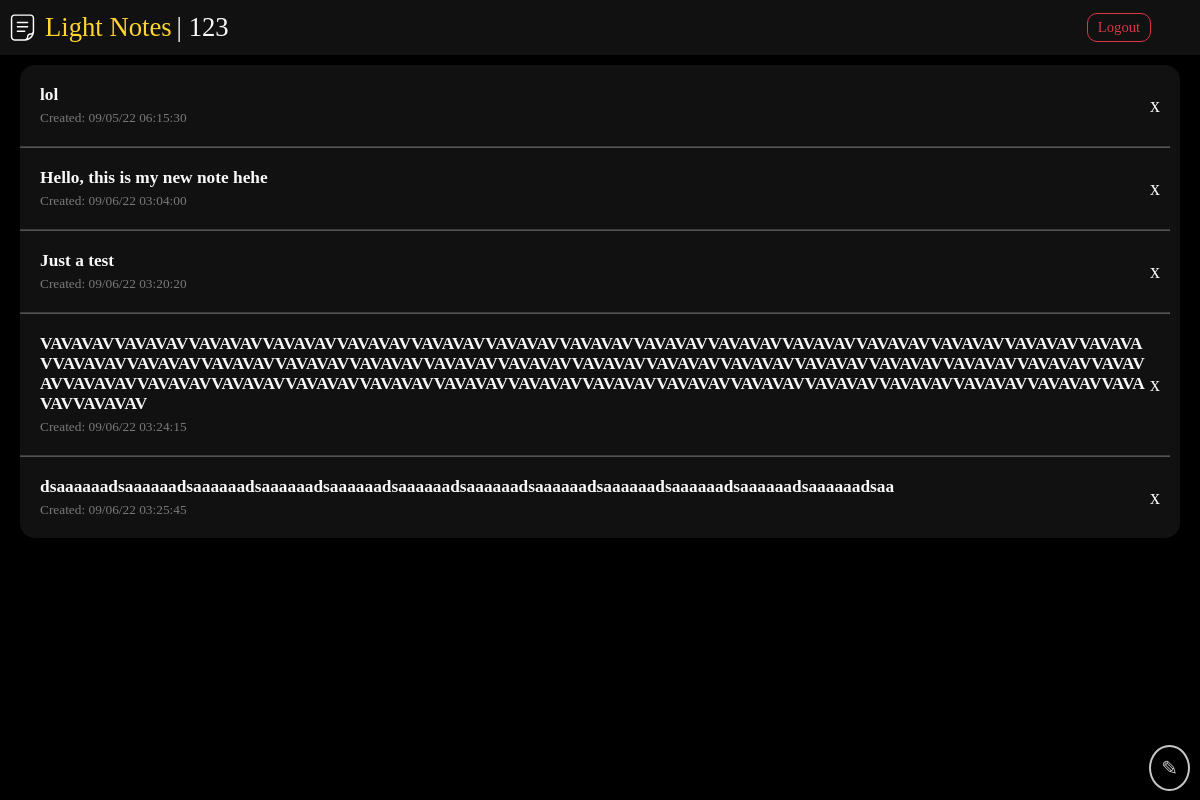
Page / (signed in) on the earlier database version.
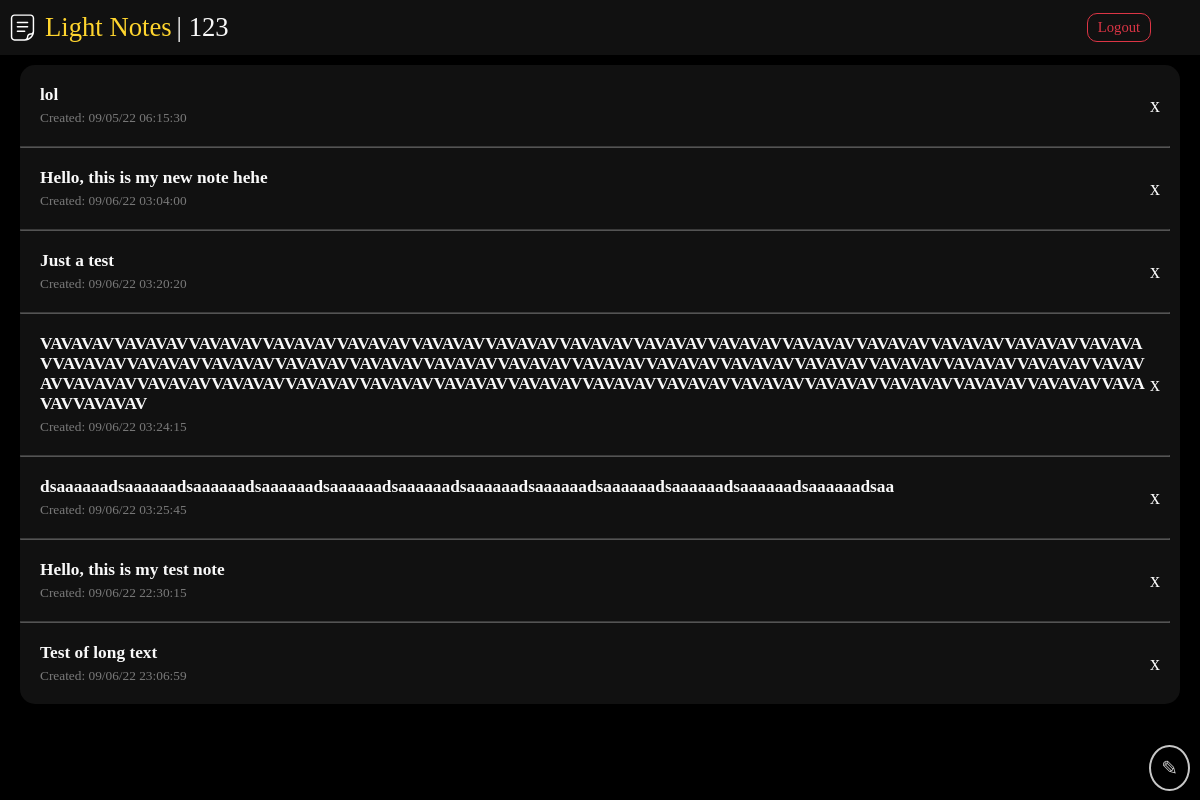
Same page on the later database version.
### objects.py (models this page shows)
class User(UserMixin, db.Model):
    __tablename__ = "user"
    id = Column(db.Integer, primary_key=True, autoincrement=True)
    notes = relationship("Note")
    login = Column(db.String)
    password = Column(db.String)

class Note(db.Model):
    __tablename__ = "note"
    id = Column(db.Integer, primary_key=True, autoincrement=True)
    author = Column(db.Integer, ForeignKey("user.id"))
    title = Column(db.String(100), nullable=True)
    text = Column(db.Text, nullable=False)
    created = Column(db.DateTime, nullable=False, default=datetime.datetime.now)
    edited = Column(db.DateTime, nullable=True)

### app.py (the view)
@app.route("/")
@login_required
def index():
    user_notes = Note.query.filter(Note.author==current_user.id).all()
    return render_template("index.html", notes=user_notes)

### objects.py (called while the page is built)
@login_manager.user_loader
def load_user(user_id):
    return User.query.filter(User.id==user_id).first()

### templates/index.html (shortened to what this page needs)
{% extends 'base.html' %}
{% block body %}
<nav>
    <div class="nav-left">
        <img id="nav-icon" src="{{ url_for('static', filename='favicon.svg') }}">
        <a id="nav-title" class="nav-text" href="/">Light Notes</a>
        <span class="nav-text">| {{ current_user.login }}</span>
    </div>
    <div class="nav-right">
        <a id="nav-logout" href="/logout">Logout</a>
    </div>
</nav>
<div id="notes">
    {% for note in notes %}
    <div id="note-{{note.id}}" class="note-prev">
        <div class="note-info">
            <span class="note-prev-title" onclick="location.href = '/note/' + this.parentElement.parentElement.id.slice(5)">{{ note.title }}</span>
            <span class="note-prev-created">Created: {{ note.created.strftime("%x %X") }}</span>
        </div>
        <span class="note-prev-delete">x</span>
    </div>
    {% if loop.index <= notes|length-1 %}
    <hr>
    {% endif %}
    {% endfor %}
</div>
<div id="floating-actions">
    <a id="floating-create" href="/create">✎</a>
</div>
{% endblock %}

### templates/base.html (shortened to what this page needs)
<!doctype html>
<html lang="en">
<head>
    <link rel="stylesheet" href="{{ url_for('static', filename='styles.css') }}">
</head>
<body>
    {% block body %}
    {% endblock %}
</body>
</html>

### static/styles.css (style rules this page uses)
body { background-color: var(--primary); color: var(--font); margin: 0; font-family: "Montserrat"; height: 100%; width: 100%; font-size: var(--font-size); }
a { font-size: var(--font-size); color: var(--font); }
hr { width: 99%; }
nav { background-color: var(--primary-light); display: flex; flex-direction: row; align-items: center; padding: 10px 5px; }
:root { --primary: #000000; --primary-light: #111111; --font: #F9F9F9; --red: #DC3545; --font-size: 15pt; --accent: #FFD52E; }
#nav-icon { width: 35px; filter: invert(100%); }
#nav-title { text-decoration: none; color: var(--accent); }
.nav-text { font-size: 20pt; color: var(--font); }
#nav-logout { color: var(--red); padding: 5px 10px; border: 1px solid var(--red); border-radius: 10px; text-decoration: none; font-size: calc(var(--font-size) - 4pt); }
.nav-right { flex: 1; display: flex; flex-direction: row; align-items: center; }
.nav-left { flex: 10; display: flex; flex-direction: row; align-items: center; gap: 5px; }
#notes { display: flex; flex-direction: column; background-color: var(--primary-light); border-radius: 15px; margin: 10px 20px; padding: 20px 0; }
#notes hr { opacity: 0.3; margin: 20px 0; }
.note-info { display: flex; flex-direction: column; gap: 5px; flex-grow: 1; }
.note-prev { padding: 0 20px; display: flex; flex-direction: row; align-items: center; }
.note-prev-title { word-break: break-all; cursor: pointer; font-weight: bold; font-size: calc(var(--font-size) - 2pt); }
.note-prev-created { font-size: calc(var(--font-size) - 5pt); opacity: 0.45; }
#floating-actions { position: fixed; bottom: 20px; right: 10px; color: var(--font); }
#floating-create { background-color: var(--primary); color: var(--font); border: 2px solid var(--font); padding: 10px; border-radius: 50%; font-size: 15pt; opacity: 80%; text-decoration: none; }

Differences in the rows shown:
added Note: title "Hello, this is my test note", created "09/06/22 22:30:15"
added Note: title "Test of long text", created "09/06/22 23:06:59"
